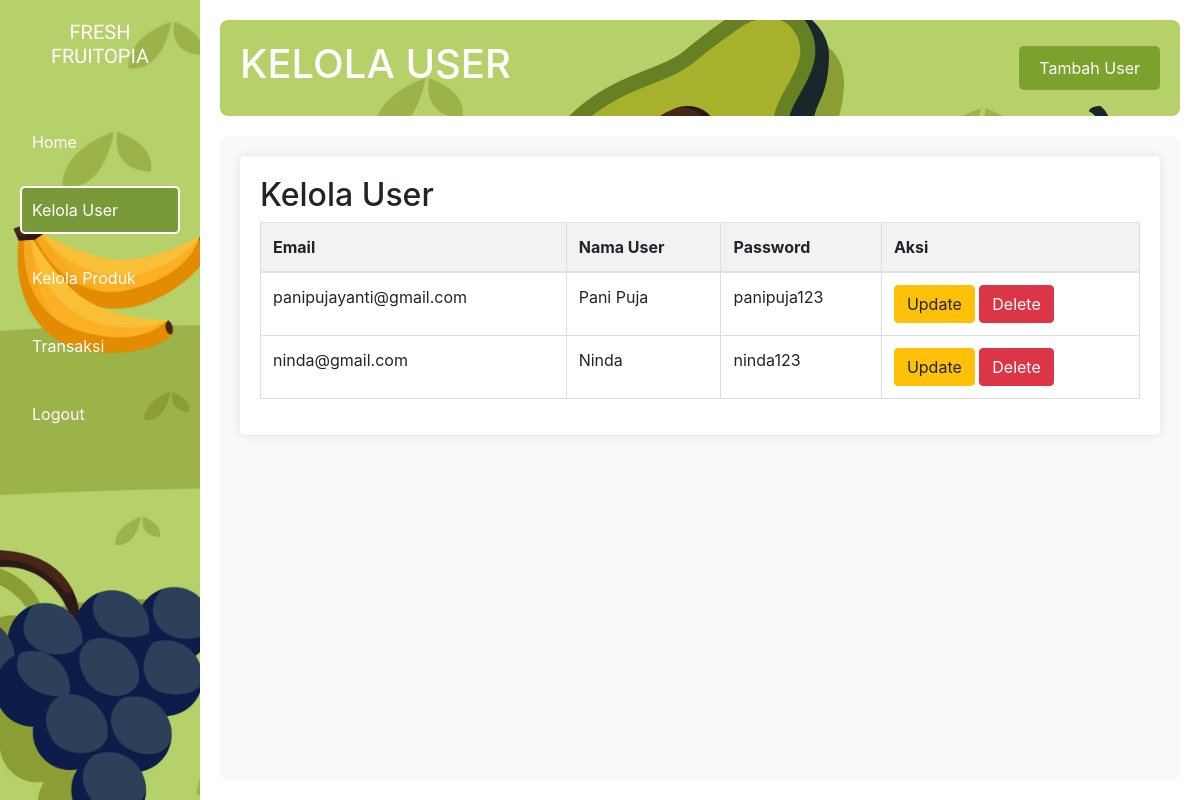
Page /kelola_user.php on the committed database.
### tables this page shows
CREATE TABLE `users` (
  `id` int(11) NOT NULL,
  `email` varchar(100) NOT NULL,
  `nama` varchar(100) NOT NULL,
  `password` varchar(100) NOT NULL
);

### kelola_user.php (the view, shortened to what this page needs)
<?php
require 'koneksi.php';
?>
<!DOCTYPE html>
<html lang="en">
<head>
    <link rel="stylesheet" href="style.css">
    <link rel="stylesheet" href="https://stackpath.bootstrapcdn.com/bootstrap/4.5.2/css/bootstrap.min.css">
</head>
<body>
    <div class="dashboard-container">
        <div class="sidebar">
            <h2>FRESH FRUITOPIA</h2>
            <ul>
                <li><a href="index.php">Home</a></li>
                <li><a href="kelola_user.php" class="active">Kelola User</a></li>
                <li><a href="kelola_produk.php">Kelola Produk</a></li>
                <li><a href="kelola_transaksi.php">Transaksi</a></li>
            </ul>
            <ul class="logout">
                <li><a href="logout.php">Logout</a></li>
            </ul>
        </div>
        <div class="main-content">
            <div class="header">
                <h1>KELOLA USER</h1>
                <button type="button" class="tambah-barang-button" data-toggle="modal" data-target="#myModal">Tambah User</button>
            </div>
            <div class="content">
                <div id="user" class="section">
                    <h2>Kelola User</h2>
                    <table class="table">
                        <thead>
                            <tr>
                                <th>Email</th>
                                <th>Nama User</th>
                                <th>Password</th>
                                <th>Aksi</th>
                            </tr>
                        </thead>
                        <tbody>
                            <?php
                            $result = mysqli_query($koneksi, "SELECT * FROM users");
                            while ($data = mysqli_fetch_array($result)) {
                                $email = $data['email'];
                                $nama = $data['nama'];
                                $password = $data['password'];
                                $id = $data['id'];
                            ?>
                                <tr>
                                    <td><?php echo $email; ?></td>
                                    <td><?php echo $nama; ?></td>
                                    <td><?php echo $password; ?></td>
                                    <td>
                                        <button type="button" class="btn btn-warning" data-toggle="modal" data-target="#edit<?=$id;?>">Update</button>
                                        <button type="button" class="btn btn-danger" data-toggle="modal" data-target="#delete<?=$id;?>">Delete</button>
                                    </td>
                                </tr>
                            <?php
                            }
                            ?>
                        </tbody>
                    </table>
                </div>
            </div>
        </div>
    </div>
</body>
</html>

### style.css (style rules this page uses)
body { font-family: Arial, sans-serif; margin: 0; padding: 0; height: 100vh; display: flex; }
.dashboard-container { display: flex; width: 100%; }
.sidebar { background-color: #9CB34A; color: #fff; width: 200px; padding: 20px; height: 100vh; background: url('img/bg.jpg') no-repeat center center fixed; background-size: cover; }
.sidebar h2 { margin-bottom: 50px; text-align: center; font-size: 20px; font-family: 'Dela Gothic One', sans-serif; }
.sidebar ul { list-style-type: none; padding: 0; margin-top: 10px; }
.sidebar ul li { margin-bottom: 20px; }
.sidebar ul li a { text-decoration: none; color: #fff; display: block; padding: 10px; border: 2px solid transparent; border-radius: 5px; transition: background-color 0.3s ease, border-color 0.3s ease; }
.sidebar ul li a:hover, .sidebar ul li a.active { background-color: #7A9A3A; border-color: #fff; }
.sidebar ul.logout { margin-top: auto; }
.main-content { flex-grow: 1; display: flex; flex-direction: column; padding: 20px; }
.header { background-color: #9CB34A; color: #fff; padding: 20px; text-align: center; margin-bottom: 20px; border-radius: 8px; display: flex; justify-content: space-between; align-items: center; background: url('img/bg.jpg'); }
.tambah-barang-button { background-color: #7ba22d; color: white; border: none; padding: 10px 20px; border-radius: 5px; cursor: pointer; }
.content { flex-grow: 1; padding: 20px; overflow-y: auto; background-color: #f9f9f9; border-radius: 8px; }
.content h2 { margin-top: 0; }
table { width: 100%; border-collapse: collapse; }
table, th, td { border: 1px solid #ddd; }
th, td { padding: 8px; text-align: left; }
th { background-color: #f2f2f2; }
.section { margin-bottom: 20px; background-color: #fff; padding: 20px; border-radius: 5px; box-shadow: 0 0 10px rgba(0, 0, 0, 0.1); }
.section h2 { margin-top: 0; }

### rows in the picture
users: email "panipujayanti@gmail.com", nama "Pani Puja", password "panipuja123"
users: email "ninda@gmail.com", nama "Ninda", password "ninda123"
